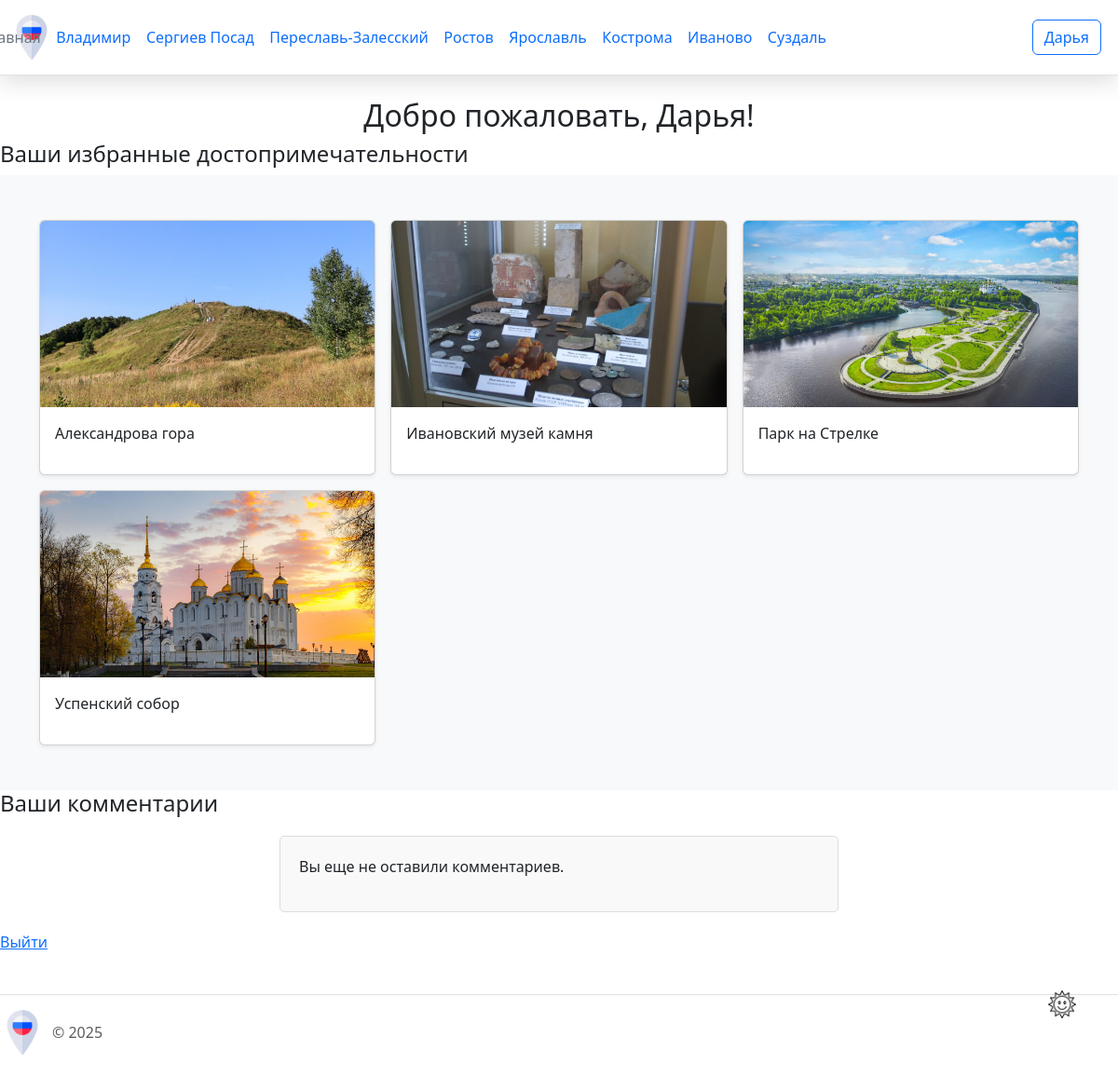
Page /lk (signed in) on the committed database.
### app.py (models this page shows, shortened)
class City(db.Model):
    city_id = db.Column(db.Integer, primary_key=True)
    city_name = db.Column(db.String(20), nullable=False)
    photo = db.Column(db.LargeBinary, nullable=False)
    description = db.Column(db.Text, nullable=False)

class User(UserMixin, db.Model):
    user_id = db.Column(db.Integer, primary_key=True)
    name = db.Column(db.String(20), nullable=False)
    email = db.Column(db.String(40), nullable=False, unique=True)
    password = db.Column(db.Text, nullable=False)

class Attraction(db.Model):
    attraction_id = db.Column(db.Integer, primary_key=True)
    attraction_name = db.Column(db.String(50), nullable=False)
    photo = db.Column(db.LargeBinary, nullable=False)
    description = db.Column(db.Text, nullable=False)
    attraction_type = db.Column(db.String(80), nullable=False)
    city_id = db.Column(db.Integer, db.ForeignKey('city.city_id'), nullable=False)
    latitude = db.Column(db.Float, nullable=True)  # Широта
    longitude = db.Column(db.Float, nullable=True) # Долгота

### app.py (the view)
@app.route("/lk")
@login_required
def lk():
    favorites = Favourite.query.filter_by(user_id=current_user.user_id).all()
    favorite_attractions = []
    for favorite in favorites:
        attraction = Attraction.query.get(favorite.attraction_id)
        if attraction:
            favorite_attractions.append(attraction)
    user_comments = Feedback.query.filter_by(user_id=current_user.user_id).all()  # Получаем все комментарии пользователя
    comments_list = []
    for comment in user_comments:
        comments_list.append({
            'attraction_name': get_attraction_name(comment.attraction_id),  # Функция для получения названия достопримечательности
            'text': comment.comment,
        })
    return render_template('lk.html', name=current_user.name, favorites=favorite_attractions, user_comments=comments_list)

### app.py (called while the page is built)
@app.context_processor
def inject_cities():
    cities = City.query.all()
    return dict(cities=cities)

@login_manager.user_loader
def load_user(user_id):
    return User.query.get(int(user_id))

### templates/lk.html (shortened to what this page needs)
{% extends 'base.html' %}
{% block content %}
<h2>Добро пожаловать, {{ name }}!</h2>
<h4>Ваши избранные достопримечательности</h4>
<div class="album py-5 bg-body-tertiary">
<div class="container">
 <div class="row row-cols-1 row-cols-sm-2 row-cols-md-3 g-3">
{% for attraction in favorites %}
<div class="col">
    <div class="card shadow-sm">
        <img src="{{ url_for('static', filename='img/' + attraction.photo) }}" class="card-img-top" alt="{{ attraction.attraction_name }}">
        <div class="card-body">
            <p class="card-text">{{ attraction.attraction_name }}</p>
        </div>
    </div>
</div>
{% endfor %}
</div>
</div>
</div>
<h4>Ваши комментарии</h4>
<div class="comments-section">
    {% if user_comments %}
    {% for comment in user_comments %}
    <div class="comment">
      <div class="comment-username">{{ comment.attraction_name }}</div>
      <div class="comment-text">{{ comment.text }} </div>
    </div>
  {% endfor %}
    {% else %}
        <p>Вы еще не оставили комментариев.</p>
    {% endif %}
</div>
<a href="{{ url_for('logout') }}">Выйти</a>
{% endblock %}

### templates/base.html (shortened to what this page needs)
<!DOCTYPE html>
<html lang="en">
<head>
    <link href="https://cdn.jsdelivr.net/npm/bootstrap@5.3.3/dist/css/bootstrap.min.css" rel="stylesheet">
    <link rel="stylesheet" href="https://cdnjs.cloudflare.com/ajax/libs/font-awesome/6.2.0/css/all.min.css">
    <link rel="stylesheet" href="{{url_for('static', filename='css/main.css')}}">
    <link rel="stylesheet" href="{{url_for('static', filename='css/dark-theme.css')}}">
</head>
<body>
    <div class="page">
        <header class="d-flex flex-wrap align-items-center justify-content-center justify-content-md-between py-3 mb-4 border-bottom">
          <div class="col-md-3 mb-2 mb-md-0 d-flex align-items-center">
            <a href="/" class="d-inline-flex link-body-emphasis text-decoration-none">
              <img class="header__img" src="{{ url_for('static', filename='img/russia.png') }}" alt="russia">
            </a>
          </div>
          <div class="col-md-6 mb-0 mb-md-0 d-flex justify-content-end align-items-center">
            <ul class="nav col-12 col-md-auto mb-2 justify-content-center mb-md-0 nav-menu">
              <li><a href="{{ url_for('index') }}" class="nav-link px-2 link-secondary">Главная</a></li>
              {% for city in cities %}
                <li class="nav-item">
                  <a class="nav-link" href="{{ url_for('city_detail', city_id=city.city_id) }}">{{ city.city_name }}</a>
                </li>
              {% endfor %}
            </ul>
          </div>
          <div class="col-md-3 text-end d-flex align-items-center justify-content-end">
            {% if current_user.is_authenticated %}
                {% if current_user.email == 'forsitediplom@internet.ru' %}
                    <a href="{{ url_for('admin_page') }}">
                        <button type="button" class="btn btn-outline-primary me-2">{{ current_user.name }}</button>
                    </a>
                {% else %}
                    <a href="{{ url_for('lk') }}">
                        <button type="button" class="btn btn-outline-primary me-2">{{ current_user.name }}</button>
                    </a>
                {% endif %}
            {% else %}
                <a href="{{ url_for('login') }}">
                    <button type="button" class="btn btn-outline-primary me-2">Войти</button>
                </a>
            {% endif %}
        </div>
        </header>
        <div class="content">
            {% block content %}{% endblock %}
        </div>
        <div class="image-button-container">
          <button class="image-button">
            <img src="{{ url_for('static', filename='img/sun.png') }}" alt="Sun" class="button-image">
          </button>
        </div>
        <footer class="d-flex flex-wrap justify-content-between align-items-center py-3 my-4 border-top">
            <div class="col-md-4 d-flex align-items-center">
              <a href="/" class="mb-3 me-2 mb-md-0 text-body-secondary text-decoration-none lh-1">
                <img class="header__img" src="{{ url_for('static', filename='img/russia.png') }}" alt="russia">
              </a>
              <span class="mb-3 mb-md-0 text-body-secondary">© 2025</span>
            </div>
        </footer>
    </div>
</body>
</html>

### static/css/main.css (style rules this page uses)
html, body { height: 100%; margin: 0; padding: 0; }
body { display: flex; flex-direction: column; min-height: 100vh; }
.page { display: flex; flex-direction: column; flex: 1; }
.content { flex: 1; padding-bottom: 20px; }
footer { margin-top: auto; width: 100%; padding: 20px 0; }
header { position: sticky; top: 0; padding: 10px; z-index: 1000; background: #fff; -webkit-box-shadow: 0 5px 25px rgba(0, 0, 0, 0.15); box-shadow: 0 5px 25px rgba(0, 0, 0, 0.15) ; width: 100%; }
.header__img { height: 48px; width: 48px; }
.nav-link { padding: 0.2rem 0.5rem; }
.nav li { padding-right: 0.5px; }
.nav li:last-child { padding-right: 0; }
h2 { text-align: center; margin-top: 0; }
.card { height: 100%; }
.card-img-top { width: 100%; height: 200px; object-fit: cover; }
.comments-section { display: flex; justify-content: center; align-items: flex-start; flex-direction: column; max-width: 600px; margin: 20px auto; padding: 20px; border: 1px solid #ddd; border-radius: 5px; background-color: #f9f9f9; }
.image-button-container { position: fixed; right: 10px; top: 92%; transform: translateY(-50%); z-index: 1000; }
.image-button { width: 100px; height: 50px; border: none; background-color: transparent; cursor: pointer; }
.button-image { width: 30px; height: auto; transition: filter 0.3s ease; }
.nav-menu { display: flex; flex-direction: row; }

### rows in the picture
City: city_name "Владимир"
City: city_name "Сергиев Посад"
City: city_name "Переславь-Залесский"
City: city_name "Ростов"
City: city_name "Ярославль"
City: city_name "Кострома"
City: city_name "Иваново"
City: city_name "Суздаль"
User: name "Дарья"
Attraction: photo (picture), attraction_name "Александрова гора"
Attraction: photo (picture), attraction_name "Ивановский музей камня"
Attraction: photo (picture), attraction_name "Парк на Стрелке"
Attraction: photo (picture), attraction_name "Успенский собор"
